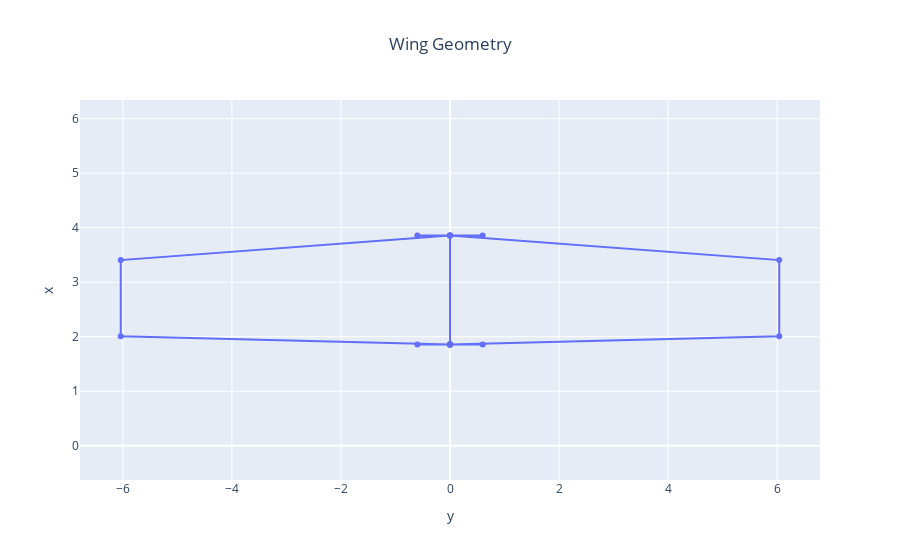

Notebook cell for this chart:
### Markdown cell above
## 2. Geometry plots
For instance here, we use the `fig` variable generated by the code line 1 and plot the result of line 2 on the existing figure. There is no number of maximum superpositions.

### Code cell
fig = wing_geometry_plot(Fuel_cell_150nm_MDA_OUTPUT_FILE, name="Fuel_cell 150nm MDA")
# fig = wing_geometry_plot(Beechcraft_1000nm_MDA_OUTPUT_FILE, name="Beechcraft 1000 nm MDA", fig=fig)
# fig = wing_geometry_plot(Beechcraft_800nm_MDO_OUTPUT_FILE, name="Beechcraft 800 nm MDO", fig=fig)
fig.show()

### Figure 1 — Plotly figure (JSON) as saved in the notebook; plotly's stock layout.template omitted (floating-point values rounded to 4 significant figures)
{"data": [{"mode": "lines+markers", "name": "Fuel_cell 150nm MDA", "type": "scatter", "uid": "71fb0ba9-489c-434a-816f-45801de63437", "x": [0, -0.5989, 0, -6.039, -6.039, 0, -0.5989, 0, 0, 0, 0.5989, 0, 6.039, 6.039, 0, 0.5989, 0, 0], "y": [1.86, 1.86, 1.86, 2.009, 3.406, 3.855, 3.855, 3.855, 1.86, 1.86, 1.86, 1.86, 2.009, 3.406, 3.855, 3.855, 3.855, 1.86]}], "layout": {"title": {"text": "Wing Geometry", "x": 0.5}, "xaxis": {"title": {"text": "y"}}, "yaxis": {"scaleanchor": "x", "scaleratio": 1, "title": {"text": "x"}}}}
